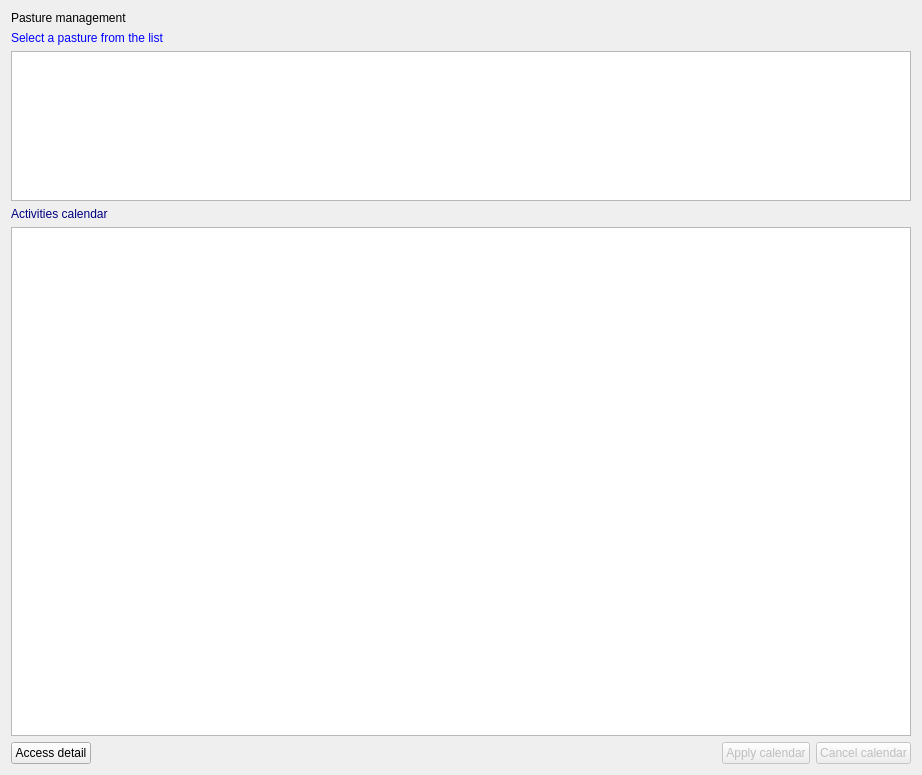
<?xml version="1.0" encoding="UTF-8"?>
<ui version="4.0">
 <class>grassman</class>
 <widget class="QWidget" name="grassman">
  <property name="geometry">
   <rect>
    <x>0</x>
    <y>0</y>
    <width>922</width>
    <height>775</height>
   </rect>
  </property>
  <property name="toolTip">
   <string/>
  </property>
  <layout class="QVBoxLayout" name="verticalLayout_4">
   <item>
    <widget class="QLabel" name="Label16">
     <property name="enabled">
      <bool>true</bool>
     </property>
     <property name="palette">
      <palette>
       <active>
        <colorrole role="WindowText">
         <brush brushstyle="SolidPattern">
          <color alpha="255">
           <red>0</red>
           <green>0</green>
           <blue>0</blue>
          </color>
         </brush>
        </colorrole>
       </active>
       <inactive>
        <colorrole role="WindowText">
         <brush brushstyle="SolidPattern">
          <color alpha="255">
           <red>0</red>
           <green>0</green>
           <blue>0</blue>
          </color>
         </brush>
        </colorrole>
       </inactive>
       <disabled>
        <colorrole role="WindowText">
         <brush brushstyle="SolidPattern">
          <color alpha="255">
           <red>0</red>
           <green>0</green>
           <blue>0</blue>
          </color>
         </brush>
        </colorrole>
       </disabled>
      </palette>
     </property>
     <property name="toolTip">
      <string/>
     </property>
     <property name="text">
      <string>Pasture management</string>
     </property>
    </widget>
   </item>
   <item>
    <layout class="QVBoxLayout" name="verticalLayout_3">
     <item>
      <widget class="QLabel" name="Label1">
       <property name="enabled">
        <bool>true</bool>
       </property>
       <property name="palette">
        <palette>
         <active>
          <colorrole role="WindowText">
           <brush brushstyle="SolidPattern">
            <color alpha="255">
             <red>0</red>
             <green>0</green>
             <blue>255</blue>
            </color>
           </brush>
          </colorrole>
         </active>
         <inactive>
          <colorrole role="WindowText">
           <brush brushstyle="SolidPattern">
            <color alpha="255">
             <red>0</red>
             <green>0</green>
             <blue>255</blue>
            </color>
           </brush>
          </colorrole>
         </inactive>
         <disabled>
          <colorrole role="WindowText">
           <brush brushstyle="SolidPattern">
            <color alpha="255">
             <red>0</red>
             <green>0</green>
             <blue>255</blue>
            </color>
           </brush>
          </colorrole>
         </disabled>
        </palette>
       </property>
       <property name="toolTip">
        <string/>
       </property>
       <property name="text">
        <string>Select a pasture from the list</string>
       </property>
      </widget>
     </item>
     <item>
      <widget class="QTableView" name="AdvListView1">
       <property name="enabled">
        <bool>true</bool>
       </property>
       <property name="sizePolicy">
        <sizepolicy hsizetype="Expanding" vsizetype="Minimum">
         <horstretch>0</horstretch>
         <verstretch>0</verstretch>
        </sizepolicy>
       </property>
       <property name="maximumSize">
        <size>
         <width>16777215</width>
         <height>150</height>
        </size>
       </property>
       <property name="toolTip">
        <string/>
       </property>
      </widget>
     </item>
    </layout>
   </item>
   <item>
    <layout class="QVBoxLayout" name="verticalLayout_2">
     <item>
      <widget class="QLabel" name="Label2">
       <property name="enabled">
        <bool>true</bool>
       </property>
       <property name="palette">
        <palette>
         <active>
          <colorrole role="WindowText">
           <brush brushstyle="SolidPattern">
            <color alpha="255">
             <red>0</red>
             <green>0</green>
             <blue>128</blue>
            </color>
           </brush>
          </colorrole>
         </active>
         <inactive>
          <colorrole role="WindowText">
           <brush brushstyle="SolidPattern">
            <color alpha="255">
             <red>0</red>
             <green>0</green>
             <blue>128</blue>
            </color>
           </brush>
          </colorrole>
         </inactive>
         <disabled>
          <colorrole role="WindowText">
           <brush brushstyle="SolidPattern">
            <color alpha="255">
             <red>0</red>
             <green>0</green>
             <blue>128</blue>
            </color>
           </brush>
          </colorrole>
         </disabled>
        </palette>
       </property>
       <property name="toolTip">
        <string/>
       </property>
       <property name="text">
        <string>Activities calendar</string>
       </property>
      </widget>
     </item>
     <item>
      <widget class="QTableView" name="AdvListView4">
       <property name="enabled">
        <bool>true</bool>
       </property>
       <property name="toolTip">
        <string>Right click to set additional information </string>
       </property>
      </widget>
     </item>
    </layout>
   </item>
   <item>
    <layout class="QHBoxLayout" name="horizontalLayout">
     <item>
      <widget class="QPushButton" name="cmddetails">
       <property name="text">
        <string>Access detail</string>
       </property>
      </widget>
     </item>
     <item>
      <spacer name="horizontalSpacer">
       <property name="orientation">
        <enum>Qt::Horizontal</enum>
       </property>
       <property name="sizeHint" stdset="0">
        <size>
         <width>40</width>
         <height>20</height>
        </size>
       </property>
      </spacer>
     </item>
     <item>
      <widget class="QPushButton" name="BitBtn5">
       <property name="enabled">
        <bool>false</bool>
       </property>
       <property name="toolTip">
        <string>Apply to set additional info</string>
       </property>
       <property name="text">
        <string>Apply calendar</string>
       </property>
       <property name="icon">
        <iconset resource="../images.qrc">
         <normaloff>:/images/apply.png</normaloff>:/images/apply.png</iconset>
       </property>
       <property name="flat">
        <bool>false</bool>
       </property>
      </widget>
     </item>
     <item>
      <widget class="QPushButton" name="BitBtn1">
       <property name="enabled">
        <bool>false</bool>
       </property>
       <property name="toolTip">
        <string/>
       </property>
       <property name="text">
        <string>Cancel calendar</string>
       </property>
       <property name="icon">
        <iconset resource="../images.qrc">
         <normaloff>:/images/cancel.png</normaloff>:/images/cancel.png</iconset>
       </property>
       <property name="flat">
        <bool>false</bool>
       </property>
      </widget>
     </item>
    </layout>
   </item>
  </layout>
 </widget>
 <resources>
  <include location="../images.qrc"/>
 </resources>
 <connections/>
</ui>
